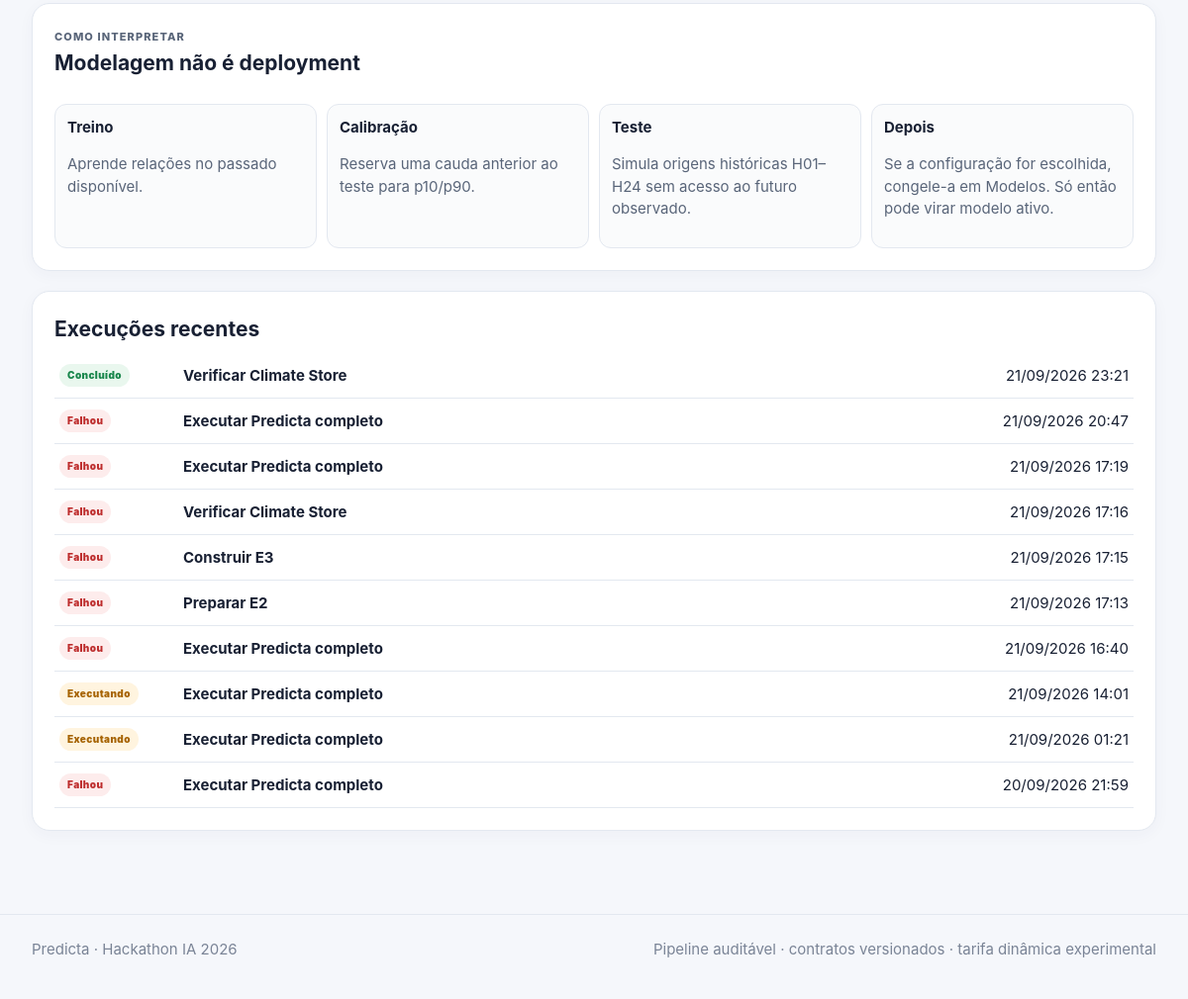
Before: /modelagem/ (lower part) with the older database file.
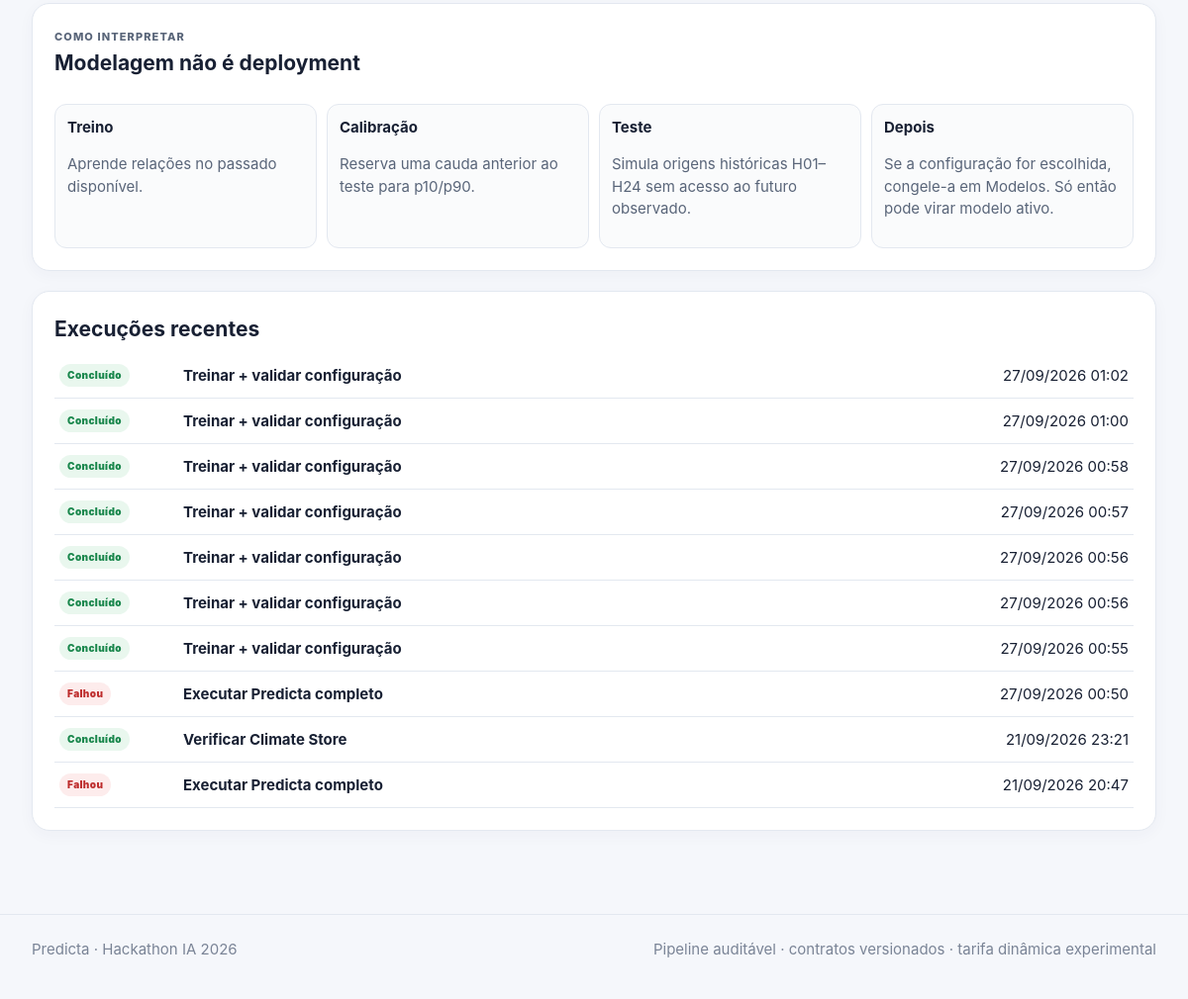
After: the same page with the newer database file.
### web/studio/models.py (models this page shows, shortened)
class PipelineRun(models.Model):
    STATUS_CHOICES = [
        ('PENDING', 'Pendente'),
        ('RUNNING', 'Executando'),
        ('SUCCESS', 'Concluído'),
        ('FAILED', 'Falhou'),
        ('CANCELLED', 'Cancelado'),
    ]
    id = models.UUIDField(primary_key=True, default=uuid.uuid4, editable=False)
    stage_id = models.CharField(max_length=80)
    stage_label = models.CharField(max_length=180)
    status = models.CharField(max_length=16, choices=STATUS_CHOICES, default='PENDING')
    parameters = models.JSONField(default=dict, blank=True)
    command = models.JSONField(default=list, blank=True)
    log_path = models.CharField(max_length=500, blank=True)
    pid = models.IntegerField(null=True, blank=True)
    return_code = models.IntegerField(null=True, blank=True)
    output_summary = models.JSONField(default=dict, blank=True)
    error_message = models.TextField(blank=True)
    created_at = models.DateTimeField(auto_now_add=True)
    started_at = models.DateTimeField(null=True, blank=True)
    finished_at = models.DateTimeField(null=True, blank=True)
    class Meta:
        ordering = ['-created_at']

### web/studio/views.py (the view)
# urls.py: path('modelagem/',views.modeling_page,name='modeling'),
def modeling_page(request):
    return render(request,'studio/modeling.html',{'page':'modeling','validate_stage':STAGE_MAP['validate_model'],'train_stage':STAGE_MAP['train_model'],'history':ons_history_context(),'recent_runs':_recent_runs(10)})

### web/studio/context_processors.py (called while the page is built)
def project_context(request):
    active = ProjectSetting.objects.filter(key='active_model').first()
    registry_path=Path(settings.PREDICTA_PROJECT_ROOT)/'models/demand/operational_registry.json'
    registry=None
    if registry_path.exists():
        try:registry=json.loads(registry_path.read_text(encoding='utf-8'))
        except Exception:registry=None
    return {
        'project_name': 'Predicta',
        'project_root': str(settings.PREDICTA_PROJECT_ROOT),
        'active_model_global': active.value if active else None,
        'operational_registry_global': registry,
        'pipeline_execution_enabled': settings.PREDICTA_ALLOW_PIPELINE_EXECUTION,
    }

### web/studio/templatetags/date_display.py (called while the page is built)
def _parse_value(value):
    if isinstance(value, datetime):
        return value
    if isinstance(value, date):
        return value
    if not isinstance(value, str):
        return None
    return parse_datetime(value) or parse_date(value)

### web/studio/views.py (called while the page is built)
def _recent_runs(limit=8):return PipelineRun.objects.all()[:limit]

### web/studio/templates/studio/modeling.html (shortened to what this page needs)
{% extends 'studio/base.html' %}
{% load date_display %}
{% block content %}
<section class="panel"><div class="panel-head"><div><p class="eyebrow">Como interpretar</p><h2>Modelagem não é deployment</h2></div></div><div class="explain-grid"><div><b>Treino</b><p>Aprende relações no passado disponível.</p></div><div><b>Calibração</b><p>Reserva uma cauda anterior ao teste para p10/p90.</p></div><div><b>Teste</b><p>Simula origens históricas H01–H24 sem acesso ao futuro observado.</p></div><div><b>Depois</b><p>Se a configuração for escolhida, congele-a em Modelos. Só então pode virar modelo ativo.</p></div></div></section>
{% if recent_runs %}<section class="panel"><h2>Execuções recentes</h2><div class="run-list">{% for run in recent_runs %}<a href="{% url 'studio:run_detail' run.id %}" class="run-row"><span class="badge status-{{ run.status|lower }}">{{ run.get_status_display }}</span><b>{{ run.stage_label }}</b><span>{% human_date run.created_at %}</span></a>{% endfor %}</div></section>{% endif %}
{% endblock %}

Changed rows visible on the page:
no longer on this page (row unchanged): PipelineRun: status "Falhou", stage_label "Executar Predicta completo", created_at "21/09/2026 17:19"
no longer on this page (row unchanged): PipelineRun: status "Falhou", stage_label "Verificar Climate Store", created_at "21/09/2026 17:16"
no longer on this page (row unchanged): PipelineRun: status "Falhou", stage_label "Construir E3", created_at "21/09/2026 17:15"
no longer on this page (row unchanged): PipelineRun: status "Falhou", stage_label "Preparar E2", created_at "21/09/2026 17:13"
no longer on this page (row unchanged): PipelineRun: status "Falhou", stage_label "Executar Predicta completo", created_at "21/09/2026 16:40"
no longer on this page (row unchanged): PipelineRun: status "Executando", stage_label "Executar Predicta completo", created_at "21/09/2026 14:01"
no longer on this page (row unchanged): PipelineRun: status "Executando", stage_label "Executar Predicta completo", created_at "21/09/2026 01:21"
no longer on this page (row unchanged): PipelineRun: status "Falhou", stage_label "Executar Predicta completo", created_at "20/09/2026 21:59"
added PipelineRun: status "Concluído", stage_label "Treinar + validar configuração", created_at "27/09/2026 01:02"
added PipelineRun: status "Concluído", stage_label "Treinar + validar configuração", created_at "27/09/2026 01:00"
added PipelineRun: status "Concluído", stage_label "Treinar + validar configuração", created_at "27/09/2026 00:58"
added PipelineRun: status "Concluído", stage_label "Treinar + validar configuração", created_at "27/09/2026 00:57"
added PipelineRun: status "Concluído", stage_label "Treinar + validar configuração", created_at "27/09/2026 00:56"
added PipelineRun: status "Concluído", stage_label "Treinar + validar configuração", created_at "27/09/2026 00:56"
added PipelineRun: status "Concluído", stage_label "Treinar + validar configuração", created_at "27/09/2026 00:55"
added PipelineRun: status "Falhou", stage_label "Executar Predicta completo", created_at "27/09/2026 00:50"
